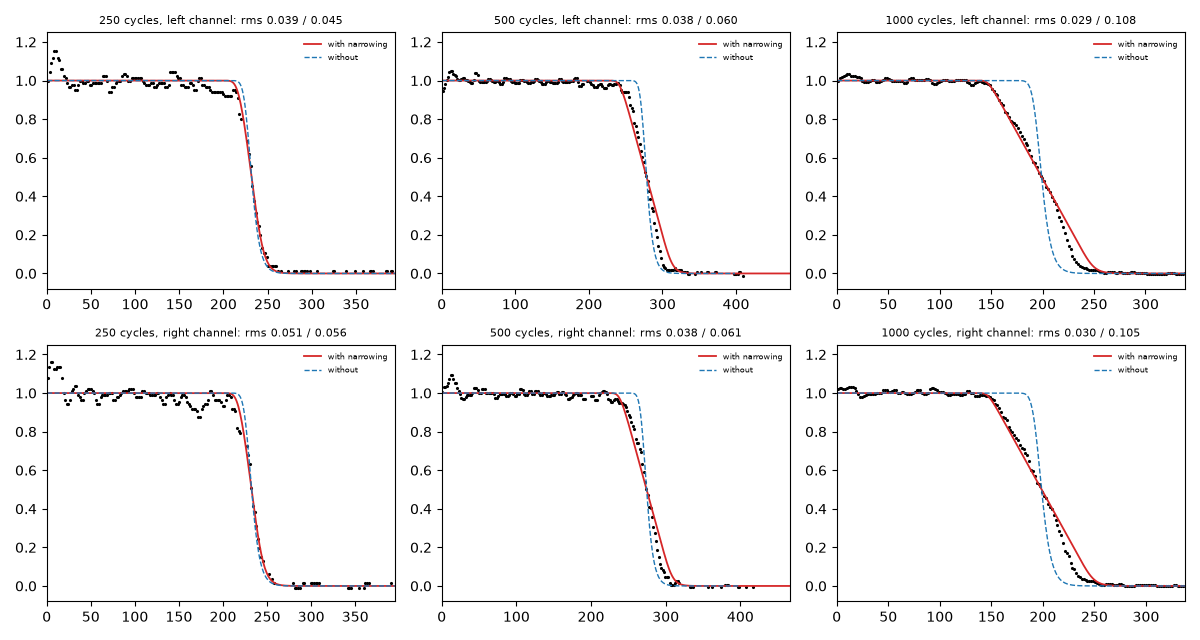

Write Python code to recreate this figure.
"""POST HOC: the cycle series measured by SEM-EDS (Yim 2020 ESI Fig. S8: 250, 500, 1000 cycles; digitised in data/lhar_eds/),
which has no reflectometer offset behind the front (background 1 to 5 % of the plateau). Each scan crosses the open area and
both mirrored channels; the entrances are the steps at about 213 and 292 um. Per channel: background = 18 a.u. (the level far from the film in the
unobstructed trace), plateau = median between 10 and 60 um depth, thickness = (I - background) / (plateau - background).
The model is the one registered in the second blind test (hydraulic kernel, s = 0.04 from the 5 % filled calibration curve,
spot 1 um), with and without channel narrowing, at the half depth measured on each EDS front; rms from the entrance to 1.6
half depths (the registered window). The 1000-cycle and the V0069 samples had registered predictions (yim2020_s11, _s02); the
250-cycle sample had none (its reflectometry curve did not pass the entry rule). Writes eds_cycle_series.csv and .png."""
import sys
from pathlib import Path
import numpy as np, pandas as pd, matplotlib; matplotlib.use("Agg"); import matplotlib.pyplot as plt
from scipy.optimize import brentq
ROOT = Path(__file__).resolve().parents[4]; sys.path.insert(0, str(ROOT / "src")); sys.path.insert(0, str(ROOT / "docs/paper"))
import mechanism_test as mt
S_CAL, H, EL, ER, BG = 0.04, 0.5, 213.0, 292.0, 18.0     # background 18 a.u.: the level far from the film in the unobstructed 1000-cycle trace (data/lhar_eds/PROVENANCE.md)
TR = {"figS8_Al_V0057_250cyc": (250, 26.0, 10), "figS8_Al_V0069_500cyc_as_labelled": (500, 54.5, 2), "figS8_Al_V0031_1000cyc": (1000, 99.3, 11)}
def model(z50, fill, spot):
    K = mt.kernel("hyd" if z50 / (1 - fill / 2) < 300 else "hyd_deep"); run = K[min(K, key=lambda a: abs(np.log(a / S_CAL)))]; xx = np.arange(0.5, run[2][-1], 1.0)
    def prof(e): y = mt.cumulative(run, e, fill, xx, spot, 1.0); return y / y[:4].mean()
    def c50(y): i = int(np.argmax(y < 0.5)); return np.nan if i == 0 else xx[i - 1] + (y[i - 1] - 0.5) / (y[i - 1] - y[i])
    g = lambda le: c50(prof(10 ** le)) - z50; return xx, prof(10 ** brentq(g, np.log10(run[0][3]), np.log10(run[0][-2]), xtol=1e-4))
rows = []; fig, ax = plt.subplots(2, 3, figsize=(12, 6.4))
for j, (name, (cyc, film, sample)) in enumerate(TR.items()):
    d = pd.read_csv(ROOT / "data/lhar_eds" / f"{name}.csv")          # flagged points (partly hidden by another trace) are kept: dropping them removes whole stretches
    for i, (side, dep) in enumerate((("left", EL - d.x_um.values), ("right", d.x_um.values - ER))):
        m = dep >= 0; x = dep[m]; I = d.intensity.values[m]; o = np.argsort(x); x, I = x[o], I[o]
        pl = np.median(I[(x > 10) & (x < 60)]); bg = BG
        y = (I - bg) / (pl - bg); ys = y.copy(); ys[1:-1] = np.median(np.c_[y[:-2], y[1:-1], y[2:]], axis=1); k = int(np.argmax(ys < 0.5)); x50 = x[k - 1] + (ys[k - 1] - 0.5) / (ys[k - 1] - ys[k]) * (x[k] - x[k - 1])
        z = x / H; z50 = x50 / H; fill = 2 * film / 500.0; w = z <= 1.6 * z50; xa, ya = model(z50, fill, 2.0); xb, yb = model(z50, 0.0, 2.0)
        ra = float(np.sqrt(np.mean((np.interp(z[w], xa, ya, right=0) - ys[w]) ** 2))); rb = float(np.sqrt(np.mean((np.interp(z[w], xb, yb, right=0) - ys[w]) ** 2)))
        b = (y <= 0.75) & (y >= 0.25) & w; sl = float(-np.polyfit(z[b], y[b], 1)[0]) if b.sum() >= 3 else np.nan
        rows.append(dict(trace=name, cycles=cyc, yim_table1_sample=sample, channel=side, fill=round(fill, 3), x50_um=round(float(x50), 1), background_over_plateau=round(float(bg / pl), 3), n_points=int(w.sum()), rms_with_narrowing=round(ra, 4), rms_without=round(rb, 4), slope_measured=round(sl, 5), n_points_25_75=int(b.sum())))
        a = ax[i, j]; a.plot(z, ys, "k.", ms=2.5); a.plot(xa, ya, "C3-", lw=1.3, label="with narrowing"); a.plot(xb, yb, "C0--", lw=1, label="without"); a.set_xlim(0, 1.7 * z50); a.set_ylim(-0.08, 1.25); a.set_title(f"{cyc} cycles, {side} channel: rms {ra:.3f} / {rb:.3f}", fontsize=8); a.legend(fontsize=6, frameon=False)
fig.tight_layout(); fig.savefig(ROOT / "docs/blindtest/v2/posthoc/eds_cycle_series.png", dpi=100); D = pd.DataFrame(rows); D.to_csv(ROOT / "docs/blindtest/v2/posthoc/eds_cycle_series.csv", index=False); print(D.drop(columns="trace").to_string(index=False))
print("mean rms with narrowing", round(D.rms_with_narrowing.mean(), 4), "without", round(D.rms_without.mean(), 4), "| within 0.06:", int((D.rms_with_narrowing <= 0.06).sum()), "of", len(D))
